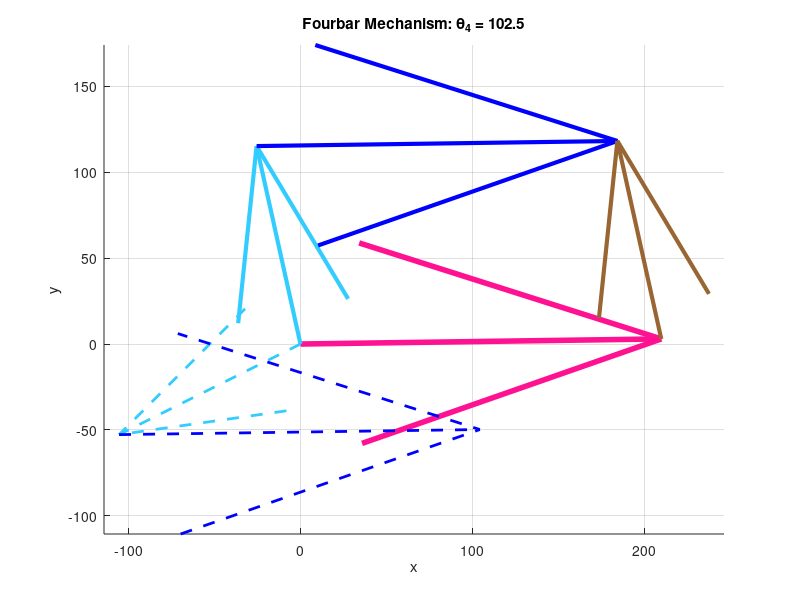

Reproduce this figure in MATLAB.
clear all
close all
clc

% 1. Parameter Definitions
L1 = 210; % Length of Link1 d (Ground) - Pink
L2 = 118; % Length of Link2 a (Input) - Light Blue
L3 = 210; % Length of Link3 b (Coupler) - Blue
L4 = 118; % Length of Link4 c (Output) - Brown

a = L2;
b = L3;
c = L4;
d = L1;

% Ground angle (Lifted up)
theta1_deg = 0.81;
theta1 = deg2rad(theta1_deg);

% Input: Theta 4 (Global)
q4_global_deg = 102.5;
q4_global = deg2rad(q4_global_deg);

% Convert to Local Frame
q4 = q4_global - theta1;

% ---------------------------------------------------------
% STEP 1: Find Theta 2 given Theta 4 (Inverse Kinematics)
% ---------------------------------------------------------

% K Constants (Swapping a and c logic for Inverse)
K1_inv = d/c; 
K2_inv = d/a; 
K3_inv = (c^2 - b^2 + a^2 + d^2)/(2*c*a); 

% Coefficients A, B, C for finding q2
A = cos(q4) - K1_inv - K2_inv*cos(q4) + K3_inv;
B = -2*sin(q4);
C = K1_inv - (K2_inv + 1)*cos(q4) + K3_inv;

% Solve for q2 (Two Solutions)
disc = B^2 - 4*A*C;

% q2 Case 1 & Case 2
q2_local_1 = 2*atan((-B - sqrt(disc))/(2*A)); % Usually Open
q2_local_2 = 2*atan((-B + sqrt(disc))/(2*A)); % Usually Crossed

% ---------------------------------------------------------
% STEP 2: Find Theta 3 given Theta 2 (For both cases)
% ---------------------------------------------------------
% Standard K for finding q3
K1 = d/a;
K4 = d/b;
K5 = (c^2 - d^2 - a^2 - b^2)/(2*a*b);

% --- Case 1 Calculation ---
D1 = cos(q2_local_1) - K1 + K4*cos(q2_local_1) + K5;
E1 = -2*sin(q2_local_1);
F1 = K1 + (K4 - 1)*cos(q2_local_1) + K5;
q3_local_1 = 2*atan((-E1 - sqrt(E1^2 - 4*D1*F1))/(2*D1)); 

% --- Case 2 Calculation ---
D2 = cos(q2_local_2) - K1 + K4*cos(q2_local_2) + K5;
E2 = -2*sin(q2_local_2);
F2 = K1 + (K4 - 1)*cos(q2_local_2) + K5;
q3_local_2 = 2*atan((-E2 + sqrt(E2^2 - 4*D2*F2))/(2*D2)); 

% ---------------------------------------------------------
% Vector Calculation (Pre-calculation for Plotting)
% ---------------------------------------------------------

% Ground Vector (Lifted)
RO4O2 = d*exp(j*theta1);

% Case 1 Vectors (Open)
RA1 = a*exp(j*(q2_local_1 + theta1));
RBA1 = b*exp(j*(q3_local_1 + theta1));
RBO4_1 = c*exp(j*(q4 + theta1)); % Fixed Input

% Case 2 Vectors (Crossed)
RA2 = a*exp(j*(q2_local_2 + theta1));
RBA2 = b*exp(j*(q3_local_2 + theta1));
RBO4_2 = c*exp(j*(q4 + theta1)); % Fixed Input

% Extract Components for Quiver
% Ground
RO4O2x = real(RO4O2); RO4O2y = imag(RO4O2);

% Case 1
RA1x = real(RA1); RA1y = imag(RA1);
RBA1x = real(RBA1); RBA1y = imag(RBA1);
RB1x = real(RA1 + RBA1); RB1y = imag(RA1 + RBA1); % Position B
RBO4_1x = real(RBO4_1); RBO4_1y = imag(RBO4_1);

% Case 2
RA2x = real(RA2); RA2y = imag(RA2);
RBA2x = real(RBA2); RBA2y = imag(RBA2);
RB2x = real(RA2 + RBA2); RB2y = imag(RA2 + RBA2); % Position B
RBO4_2x = real(RBO4_2); RBO4_2y = imag(RBO4_2);


% ---------------------------------------------------------
% PLOTTING
% ---------------------------------------------------------
figure(1);
hold on;

% Define Colors
color_Pink = [1, 0.07, 0.57];
color_LBlue = [0.2, 0.8, 1];
color_Blue = [0, 0, 1];
color_Brown = [0.6, 0.4, 0.2];

% --- Plot Case 1: Open Circuit (Solid Lines) ---
% Ground (Pink)
quiver(0, 0, RO4O2x, RO4O2y, 0, 'Color', color_Pink, 'LineWidth', 4, 'MaxHeadSize', 0.5);
% Link 2 (Light Blue)
quiver(0, 0, RA1x, RA1y, 0, 'Color', color_LBlue, 'LineWidth', 3, 'MaxHeadSize', 0.5);
% Link 3 (Blue)
quiver(RA1x, RA1y, RBA1x, RBA1y, 0, 'Color', color_Blue, 'LineWidth', 3, 'MaxHeadSize', 0.5);
% Link 4 (Brown)
quiver(RO4O2x, RO4O2y, RBO4_1x, RBO4_1y, 0, 'Color', color_Brown, 'LineWidth', 3, 'MaxHeadSize', 0.5);

% --- Plot Case 2: Crossed Circuit (Dashed Lines) ---
% Link 2 (Light Blue)
quiver(0, 0, RA2x, RA2y, 0, 'Color', color_LBlue, 'LineWidth', 2, 'LineStyle', '--', 'MaxHeadSize', 0.5);
% Link 3 (Blue)
quiver(RA2x, RA2y, RBA2x, RBA2y, 0, 'Color', color_Blue, 'LineWidth', 2, 'LineStyle', '--', 'MaxHeadSize', 0.5);
% Link 4 (Brown) - Same position but functionally distinct
quiver(RO4O2x, RO4O2y, RBO4_2x, RBO4_2y, 0, 'Color', color_Brown, 'LineWidth', 2, 'LineStyle', '--', 'MaxHeadSize', 0.5);

axis equal; 
grid on;
title(['Fourbar Mechanism: \theta_4 = ' num2str(q4_global_deg)]);
xlabel('x'); ylabel('y');

% Display Results
fprintf('--- Results ---\n');
fprintf('Case 1 (Solid): Theta2=%.2f, Theta3=%.2f\n', rad2deg(q2_local_1+theta1), rad2deg(q3_local_1+theta1));
fprintf('Case 2 (Dash) : Theta2=%.2f, Theta3=%.2f\n', rad2deg(q2_local_2+theta1), rad2deg(q3_local_2+theta1));
